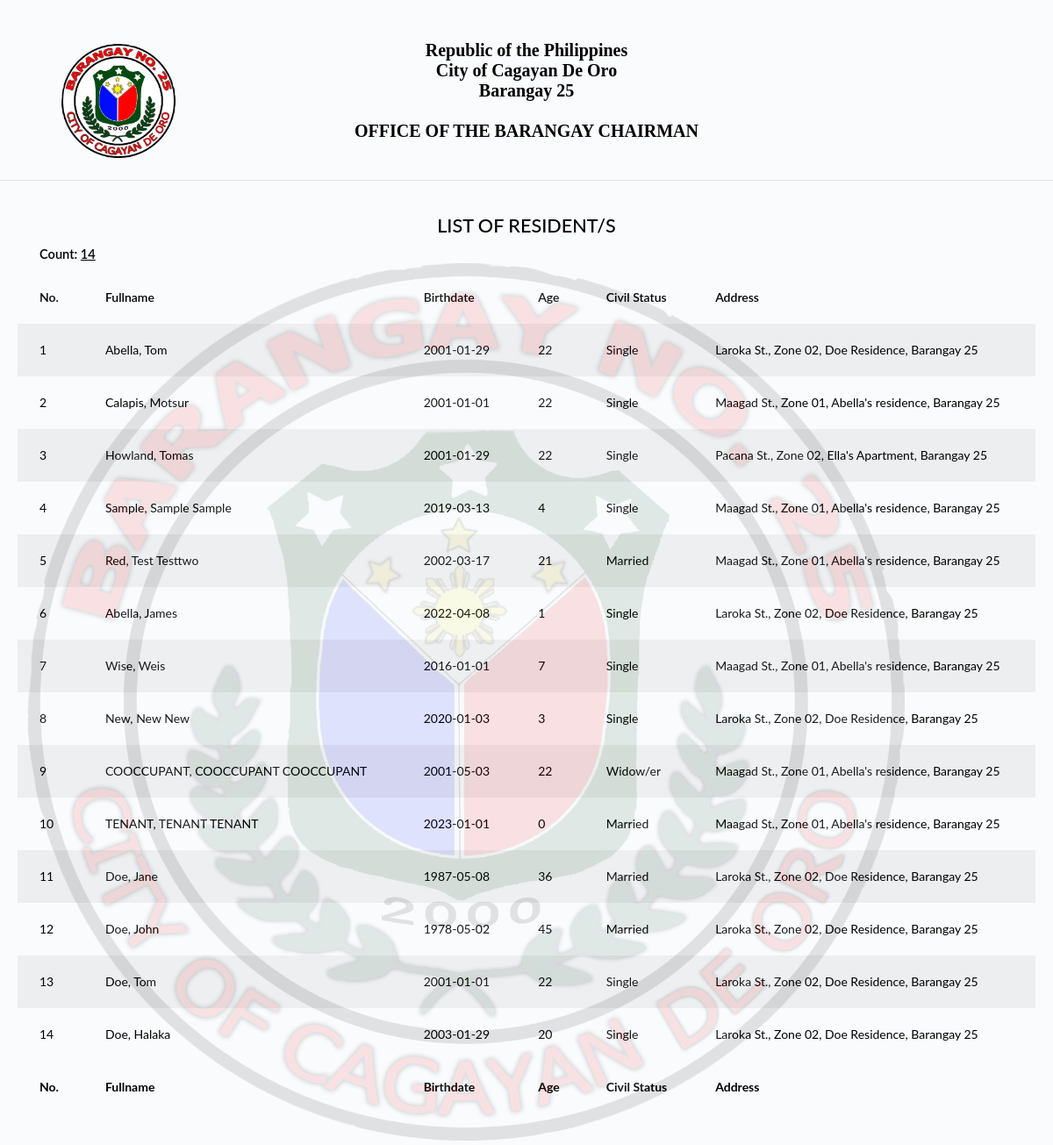
Page /generate_resident_info2.php (signed in) on the earlier database version.
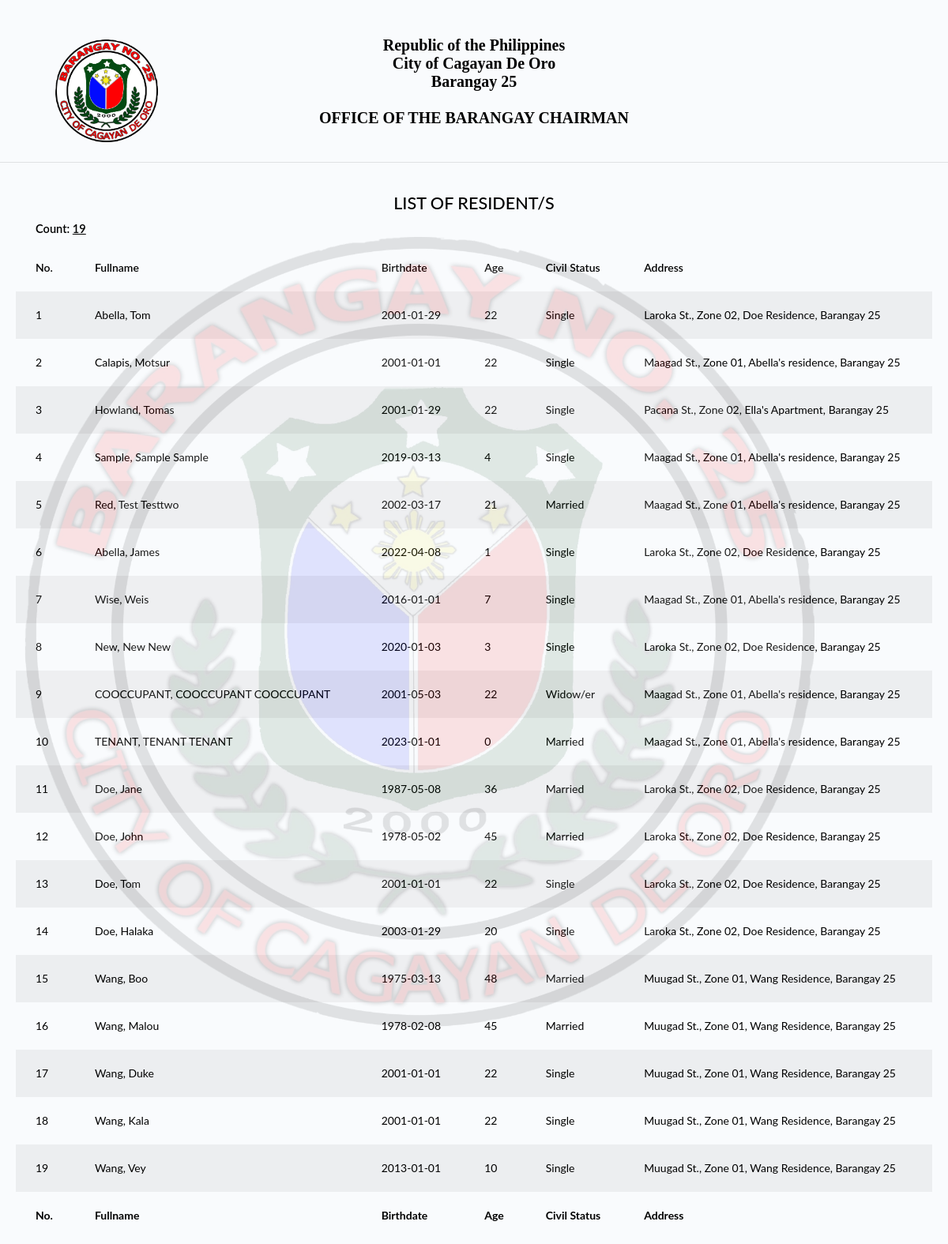
Same page on the later database version.
### tables this page shows
CREATE TABLE `tblbrgy_info` (
  `id_brgy_info` int(11) NOT NULL,
  `province` varchar(100) DEFAULT NULL,
  `town` varchar(100) DEFAULT NULL,
  `brgy_name` varchar(50) DEFAULT NULL,
  `contact_number` varchar(50) DEFAULT NULL,
  `dashboard_text` text DEFAULT NULL,
  `image` varchar(200) DEFAULT NULL,
  `city_logo` varchar(100) DEFAULT NULL,
  `brgy_logo` varchar(100) DEFAULT NULL
);

CREATE TABLE `tblresident2` (
  `id_resident` int(11) NOT NULL,
  `national_id` varchar(100) NOT NULL,
  `region` varchar(10) NOT NULL,
  `city` varchar(100) NOT NULL,
  `province` varchar(100) NOT NULL,
  `barangay` varchar(100) NOT NULL,
  `citizenship` varchar(100) NOT NULL,
  `picture` text NOT NULL,
  `firstname` varchar(100) NOT NULL,
  `middlename` varchar(100) NOT NULL,
  `lastname` varchar(100) NOT NULL,
  `ext` varchar(10) NOT NULL,
  `alias` varchar(20) NOT NULL,
  `birthplace` varchar(100) NOT NULL,
  `birthdate` date NOT NULL,
  `sex` varchar(20) NOT NULL,
  `civilstatus` varchar(20) NOT NULL,
  `residence_type` varchar(25) NOT NULL COMMENT 'new; co-occupant; tenant',
  `id_household` int(80) NOT NULL,
  `family_head` varchar(10) NOT NULL,
  `date_of_residence` date NOT NULL,
  `vstatus` varchar(10) NOT NULL,
  `identified_as` varchar(20) NOT NULL,
  `phone` varchar(100) NOT NULL,
  `email` varchar(100) NOT NULL,
  `occupation` varchar(100) NOT NULL,
  `resident_type` int(20) NOT NULL DEFAULT 1 COMMENT '1 = Alive; 0 = Deceased',
  `id_org` varchar(100) NOT NULL,
  `pwd` varchar(5) NOT NULL,
  `indigent` varchar(5) NOT NULL,
  `remarks` text NOT NULL,
  `res_updated_at` timestamp NOT NULL DEFAULT current_timestamp() ON UPDATE current_timestamp(),
  `id_user` int(11) NOT NULL
);

CREATE TABLE `tbl_household` (
  `id_household` int(11) NOT NULL,
  `household_number` int(100) NOT NULL,
  `house_no` int(100) NOT NULL COMMENT '(2.1)',
  `id_purok` varchar(50) NOT NULL,
  `household_street_name` varchar(100) NOT NULL COMMENT '(2.2)',
  `household_address` varchar(250) NOT NULL COMMENT '(2.3)',
  `household_type` varchar(250) NOT NULL
);

CREATE TABLE `tblpurok` (
  `id_purok` int(11) NOT NULL,
  `purok_name` varchar(255) DEFAULT NULL,
  `purok_details` text DEFAULT NULL
);

### model/fetch_brgy_info.php (called while the page is built, shortened)
<?php
    $query = "SELECT * FROM tblbrgy_info";
    $result = $conn->query($query);
	$row = $result->fetch_assoc();
	if($row){
		$town	     = $row['town'];
		$brgy 		 = $row['brgy_name'];
		$brgy_logo	 = $row['brgy_logo'];
	}
?>

### generate_resident_info2.php (the view, shortened to what this page needs)
<?php include 'server/server.php' ?>
<?php include 'model/fetch_brgy_info.php' ?>
<?php
$state = $_GET['state'];
if ($state == 'male') {
    $query = "SELECT * FROM tblresident2 WHERE tblresident2.sex='Male' AND tblresident2.resident_type=1";
    $result = $conn->query($query);
    $query1 = "SELECT * FROM tblresident2 WHERE sex='Male' AND resident_type=1";
    $result1 = $conn->query($query1);
    $male = $result1->num_rows;
} elseif ($state == 'female') {
    $query = "SELECT * FROM tblresident2 WHERE tblresident2.sex='Female' AND tblresident2.resident_type=1";
    $result = $conn->query($query);
    $query2 = "SELECT * FROM tblresident2 WHERE sex='Female' AND resident_type=1";
    $result2 = $conn->query($query2);
    $female = $result2->num_rows;
} elseif ($state == 'non_voters') {
    $query = "SELECT * FROM tblresident2 WHERE tblresident2.vstatus='No' AND tblresident2.resident_type=1";
    $result = $conn->query($query);
    $query4 = "SELECT * FROM tblresident2 WHERE vstatus='No' AND resident_type=1";
    $non = $conn->query($query4)->num_rows;
} elseif ($state == 'senior-citizens') {
    $query = "SELECT * FROM tblresident2 WHERE tblresident2.id_org=1";
    $result = $conn->query($query);
    $query10 = "SELECT * FROM tblresident2 WHERE id_org='1'";
    $sc = $conn->query($query10)->num_rows;
} elseif ($state == 'pwd') {
    $query = "SELECT * FROM tblresident2 WHERE tblresident2.pwd='Yes'";
    $result = $conn->query($query);
    $query11 = "SELECT * FROM tblresident2 WHERE pwd='Yes'";
    $pwd = $conn->query($query11)->num_rows;
} elseif ($state == 'deceased') {
    $query = "SELECT * FROM tblresident2 WHERE tblresident2.resident_type=0";
    $result = $conn->query($query);
    $query12 = "SELECT * FROM tblresident2 WHERE resident_type=0";
    $deceased = $conn->query($query12)->num_rows;
} elseif ($state == 'indigent') {
    $query = "SELECT * FROM tblresident2 WHERE tblresident2.indigent='Yes'";
    $result = $conn->query($query);
    $query13 = "SELECT * FROM tblresident2 WHERE indigent='Yes'";
    $indigent = $conn->query($query13)->num_rows;
} else {
    $query = "SELECT * FROM tblresident2";
    $result = $conn->query($query);
}
$resident = array();
while ($row = $result->fetch_assoc()) {
    $resident[] = $row;
}
?>
<!DOCTYPE html>
<html>
<head>
    <?php include 'templates/header.php' ?>
</head>
<body onload="window.print()">
    <div class="container">
        <div class="row" id="cont">
            <img id="brgylogo" style="width:130px; height: 130px;" src="assets/uploads/<?= $brgy_logo ?>" class="img-fluid" />
            <img id="bg-brgylogo" src="assets/uploads/<?= $brgy_logo ?>" />
            <div class="col-12 p-3 text-center" id="head">
                <p class="fw-bold" style="font-size: 20px; font-family: Book Antiqua; line-height: 23px;">Republic of the Philippines<br>City of <?= ucwords($town) ?><br><?= ucwords($brgy) ?><br><br>OFFICE OF THE BARANGAY CHAIRMAN</p>
                <br>
                <br>
            </div>
        </div>
    </div>
    <hr>
    <div class="card-body">
        <div class="container">
            <div class="row">
                <div class="col text-center">
                    <?php if ($state == 'male') : ?>
                        <h2><?= strtoupper('List of Male Resident/s') ?></h2>
                    <?php elseif ($state == 'female') : ?>
                        <h2><?= strtoupper('List of Female Resident/s') ?></h2>
                    <?php elseif ($state == 'non_voters') : ?>
                        <h2><?= strtoupper('List of Non-voter/s') ?></h2>
                    <?php elseif ($state == 'voters') : ?>
                        <h2><?= strtoupper('List of Voter/s') ?></h2>
                    <?php elseif ($state == 'senior-citizens') : ?>
                        <h2><?= strtoupper('List of Senior Citizen/s') ?></h2>
                    <?php elseif ($state == 'pwd') : ?>
                        <h2><?= strtoupper('List of Pwd') ?></h2>
                    <?php elseif ($state == 'deceased') : ?>
                        <h2><?= strtoupper('List of Deceased Resident/s') ?></h2>
                    <?php elseif ($state == 'indigent') : ?>
                        <h2><?= strtoupper('List of Indigent Resident/s') ?></h2>
                    <?php else : ?>
                        <h2><?= strtoupper('List of Resident/s') ?></h2>
                    <?php endif ?>
                </div>
            </div>
            <div class="row">
                <div class="col text-left">
                    <?php if ($state == 'male') : ?>
                        <h5 class="fw-bold">Count: <u><?= number_format($male) ?></u></h5>
                    <?php elseif ($state == 'female') : ?>
                        <h5 class="fw-bold">Count: <u><?= number_format($female) ?></u></h5>
                    <?php elseif ($state == 'non_voters') : ?>
                        <h5 class="fw-bold">Count: <u><?= number_format($non) ?></u></h5>
                    <?php elseif ($state == 'voters') : ?>
                        <h5 class="fw-bold">Count: <u><?= number_format($totalvoters) ?></u></h5>
                    <?php elseif ($state == 'senior-citizens') : ?>
                        <h5 class="fw-bold">Count: <u><?= number_format($sc) ?></u></h5>
                    <?php elseif ($state == 'pwd') : ?>
                        <h5 class="fw-bold">Count: <u><?= number_format($pwd) ?></u></h5>
                    <?php elseif ($state == 'deceased') : ?>
                        <h5 class="fw-bold">Count: <u><?= number_format($deceased) ?></u></h5>
                    <?php elseif ($state == 'indigent') : ?>
                        <h5 class="fw-bold">Count: <u><?= number_format($indigent) ?></u></h5>
                    <?php else : ?>
                        <h5 class="fw-bold">Count: <u><?= number_format(count($resident)) ?></u></h5>
                    <?php endif ?>
                </div>
            </div>
        </div>
        <div class="table-responsive">
            <table id="residenttable" class="display table table-striped">
                <thead>
                    <tr>
                        <th scope="col">No.</th>
                        <th scope="col">Fullname</th>
                        <th scope="col">Birthdate</th>
                        <th scope="col">Age</th>
                        <th scope="col">Civil Status</th>
                        <th scope="col">Address</th>
                    </tr>
                </thead>
                <tbody>
                    <?php if (!empty($resident)) : ?>
                        <?php $no = 1;
                        foreach ($resident as $row) : ?>
                            <tr>
                                <td><?= $no ?></td>
                                <td>
                                    <?= ucwords($row['lastname'] . ', ' . $row['firstname'] . ' ' . $row['middlename']) ?>
                                </td>
                                <td><?= $row['birthdate'] ?></td>
                                <?php
                                $bday = new DateTime($row['birthdate']);
                                $today = new Datetime(date('y.m.d'));
                                $diff = $bday->diff($today);
                                $final_age = $diff->y;
                                ?>
                                <td><?php echo $final_age; ?></td>
                                <td><?= ucwords($row['civilstatus']) ?></td>
                                <td>
                                    <?php
                                    $h_id = $row['id_household'];
                                    $queryHouseholdNumber = "SELECT * FROM tbl_household WHERE id_household='$h_id'";
                                    $resultHouseholdNumber = $conn->query($queryHouseholdNumber);
                                    $householdnum = $resultHouseholdNumber->fetch_assoc();
                                    $p_name = $householdnum['id_purok'];
                                    $queryPurokName = "SELECT * FROM tblpurok WHERE id_purok='$p_name'";
                                    $resultPurokName = $conn->query($queryPurokName);
                                    $pname = $resultPurokName->fetch_assoc();
                                    echo $householdnum['household_street_name'] . ', ' . $pname['purok_name'] . ', ' . $householdnum['household_address'] . ', ' . $brgy;
                                    ?>
                                </td>
                            </tr>
                        <?php $no++;
                        endforeach ?>
                    <?php endif ?>
                </tbody>
                <tfoot>
                    <tr>
                        <th scope="col">No.</th>
                        <th scope="col">Fullname</th>
                        <th scope="col">Birthdate</th>
                        <th scope="col">Age</th>
                        <th scope="col">Civil Status</th>
                        <th scope="col">Address</th>
                    </tr>
                </tfoot>
            </table>
        </div>
    </div>
    <?php include 'templates/footer.php' ?>
</body>
</html>

### templates/header.php (shortened to what this page needs)
<link rel="stylesheet" href="assets/css/bootstrap.min.css">
<link rel="stylesheet" href="assets/css/atlantis.css">
<link rel="stylesheet" href="assets/css/custom.css">

### templates/footer.php (shortened to what this page needs)
<link rel="stylesheet" href="https://ajax.googleapis.com/ajax/libs/jqueryui/1.13.2/themes/smoothness/jquery-ui.css">

### generate_resident_info2.php (style rules this page uses)
body { color: black; }
#cont { position: relative; top: 0; left: 0; }
#head { position: relative; top: 30px; left: 0; }
#brgylogo { position: absolute; top: 50px; left: 40px; }
#bg-brgylogo { position: absolute; top: 300px; left: 1px; width: 1000px; height: 1000px; opacity: 0.1; }
p { padding: 0px; margin: 0px; }

Differences in the rows shown:
added tblresident2: lastname+firstname+middlename "Wang, Boo", birthdate "1975-03-13", birthdate "48", civilstatus "Married", id_household.household_street_name "Muugad St.", tblpurok.purok_name "Zone 01", id_household.household_address "Wang Residence", $brgy "Barangay 25"
added tblresident2: lastname+firstname+middlename "Wang, Malou", birthdate "1978-02-08", birthdate "45", civilstatus "Married", id_household.household_street_name "Muugad St.", tblpurok.purok_name "Zone 01", id_household.household_address "Wang Residence", $brgy "Barangay 25"
added tblresident2: lastname+firstname+middlename "Wang, Duke", birthdate "2001-01-01", birthdate "22", civilstatus "Single", id_household.household_street_name "Muugad St.", tblpurok.purok_name "Zone 01", id_household.household_address "Wang Residence", $brgy "Barangay 25"
added tblresident2: lastname+firstname+middlename "Wang, Kala", birthdate "2001-01-01", birthdate "22", civilstatus "Single", id_household.household_street_name "Muugad St.", tblpurok.purok_name "Zone 01", id_household.household_address "Wang Residence", $brgy "Barangay 25"
added tblresident2: lastname+firstname+middlename "Wang, Vey", birthdate "2013-01-01", birthdate "10", civilstatus "Single", id_household.household_street_name "Muugad St.", tblpurok.purok_name "Zone 01", id_household.household_address "Wang Residence", $brgy "Barangay 25"
Other differences:
count($resident): "14" → "19"
